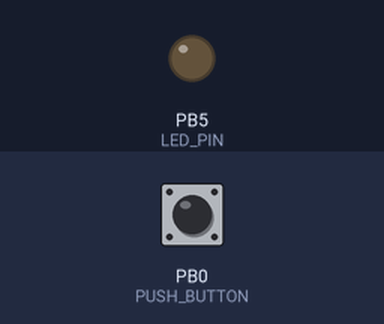
Bench run of a program on a simulated ATmega328P, built with avr-gcc and emulated at 16 MHz. Parts: output pins drawn as LEDs (lit = HIGH). The test bench sets the inputs (shaded band); at power-on: PB0 (PUSH_BUTTON) HIGH.

Above: at 1.2 s.
1.3 s: PB0 (PUSH_BUTTON) pulled LOW for 0.15 s
At 2.2 s:
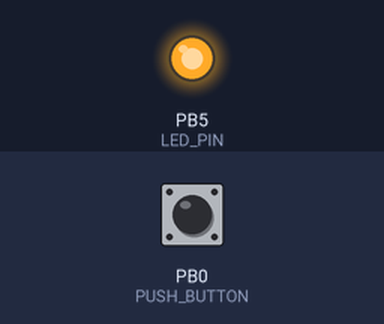
2.9 s: PB0 (PUSH_BUTTON) pulled LOW for 1 s
At 3.4 s:
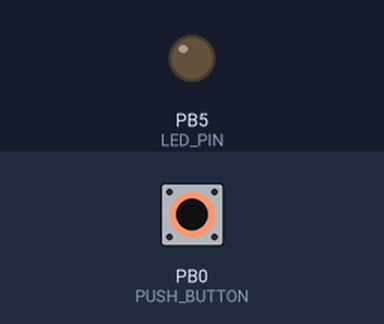
5.4 s: PB0 (PUSH_BUTTON) pulled LOW for 3.2 s
At 6.5 s:
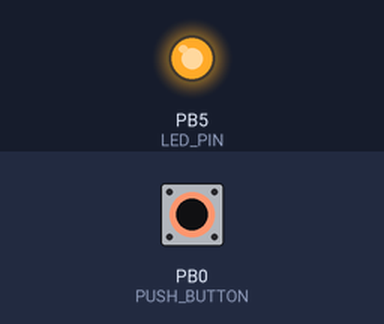
Timing chart, 0 to 8.4 s (numbered marks = the images above; inputs shaded):
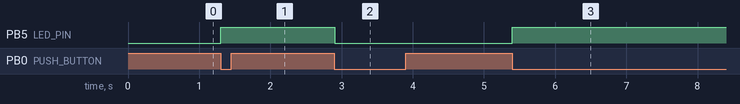

The program:

main.c
```c
#define F_CPU 16000000UL
#include <avr/io.h>
#include <stdint.h>
#include <avr/interrupt.h>

#define LED_PIN			PORTB5
#define PUSH_BUTTON		PORTB0
volatile uint8_t Last_State = 1;
volatile uint8_t debounce_counter = 0;

void Init_Timer(){
    TCCR0A |= (1 << WGM01);										// CTC (Clear Timer on Compare Match) mode
    TCCR0B |= (1 << CS02) | (1 << CS00);						// Prescaler = 1024
    OCR0A = 15;													// Compare value for 1 ms
    TIMSK0 |= (1 << OCIE0A);									// Enable Timer1 Compare Match A interrupt
	sei();
}

ISR(TIMER0_COMPA_vect){
	uint8_t Current_State = (PINB & (1 << PUSH_BUTTON)) ? 1 : 0;
	if (Last_State == 1 && Current_State == 0 && debounce_counter == 10)
	{
		PORTB ^= (1 << LED_PIN);
		debounce_counter = 0;
	}
	if (debounce_counter < 10)
	{
		debounce_counter++;
	}
	Last_State = Current_State;
}

int main(void)
{
	DDRB |= (1 << LED_PIN);										// Setting the pin 13 as output
	DDRB &= ~(1 << PUSH_BUTTON);								// Setting the pin 8 as Input
	PORTB |= (1 << PUSH_BUTTON);								// pull up
	Init_Timer();
	while (1)
	{
	}
}
```

Measured:
- after the input at 1.3 s, PB5 (LED_PIN): LOW → HIGH at once
- after the input at 2.9 s, PB5 (LED_PIN): HIGH → LOW at once
- after the input at 5.4 s, PB5 (LED_PIN): LOW → HIGH at once
